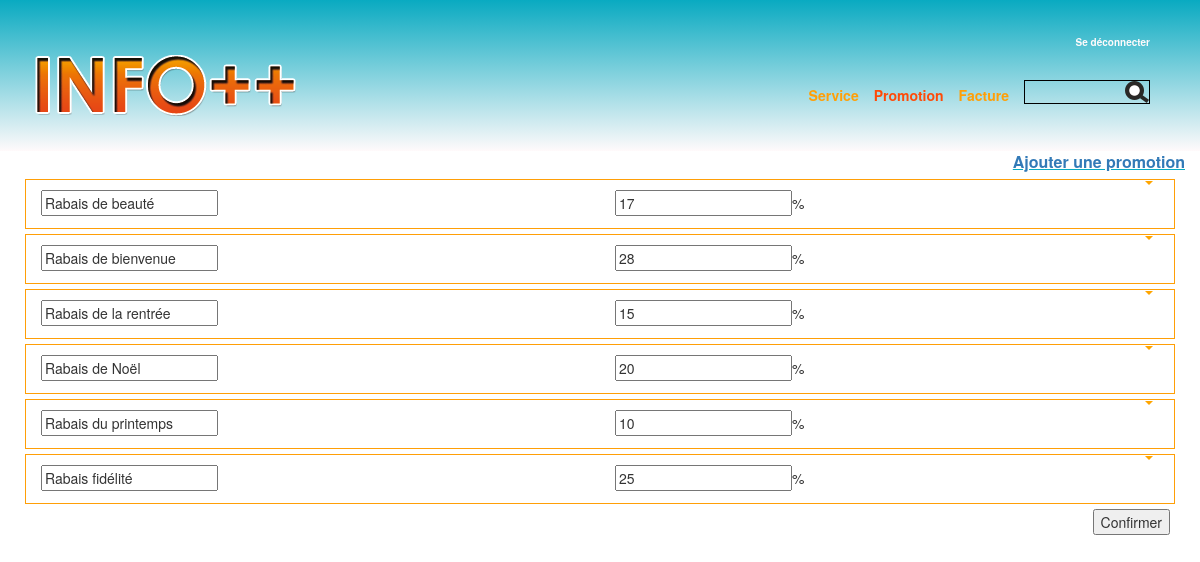
The page /PageAdmin/promotion.php on the database its author committed.
### tables this page shows
CREATE TABLE `promotion` (
  `pk_promotion` int(11) NOT NULL,
  `promotion_titre` varchar(75) DEFAULT NULL,
  `rabais` decimal(2,2) DEFAULT NULL
);

### MoteurBD/moteurBD.php (called while the page is built, shortened)
<?php
class moteurBD {
    function connection() {
        $server = "localhost";
        $username = "root";
        $password = "";
        $dbname = "labo";
        $con = new mysqli($server, $username, $password, $dbname);
        return $con;
    }
    function getPromotions(){
        $mysqli = $this->connection();
        $mysqli->set_charset("utf8");
        $results = $mysqli->query("SELECT * FROM promotion ORDER BY promotion_titre");
        $allrabais = array();
        while ($row = $results->fetch_assoc()) {
            $allrabais[] = array(
                'pk_promotion' => $row['pk_promotion'],
                'promotion_titre' => $row['promotion_titre'],
                'rabais' => $row['rabais']
            );
        }
        return $allrabais;
    }
}

### PageAdmin/promotion.php (the view, shortened to what this page needs)
<html>
    <head>
        <link rel="stylesheet" type="text/css" href="../css/reset.css"/>
        <link rel="stylesheet" href="../css/style.css">
        <link rel="stylesheet" href="https://maxcdn.bootstrapcdn.com/bootstrap/3.3.7/css/bootstrap.min.css">
    </head>
    <body>
        <?php
        include ('../PageInject/EnteteAdmin.php');
        include ('../MoteurBD/moteurBD.php');
        $moteur = new moteurBD();
        $promotions = $moteur->getPromotions();
        $maxPromotions = sizeof($promotions);
        ?>
        <?php
        echo "<div class='col-sm-12 col-md-12 col-lg-12 ajoutService'><a href='#' class='ajouter'>Ajouter une promotion</a></div>";
        echo "<form class='col-sm-12 col-md-12 col-lg-12 myForm' action='../Controleur/cPromotion.php' method='post' enctype='multipart/form-data'>";
        echo "<div class='formWrapper'>";
        for($i = 0; $i < $maxPromotions; $i++){
            $prixPercent = 100 * (float)$promotions[$i]['rabais'];
            echo "<div id='promotionCat'>
                <div class='divIDRabaisModal'>
                    <input type='text' name='idRabaisModal".$i."' id='idRabaisModal' value='".$promotions[$i]['pk_promotion']."' placeholder='idRabaisModal'>
                    <p>".$promotions[$i]['pk_promotion']."</p>
                </div>
                <div class='col-sm-6 col-md-6 col-lg-6 marginPromoTitre'>
                    <input type='text' value='".$promotions[$i]['promotion_titre']."' id='promoTitre".$promotions[$i]['pk_promotion']."' readonly='readonly' name='promoTitre".$i."' required/>
                </div>
                <div class='col-sm-4 col-md-4 col-lg-4 marginPromoPercent'>
                    <input type='text' value='".$prixPercent."' readonly='readonly' id='promoPercent".$promotions[$i]['pk_promotion']."' name='promoPercent".$i."' required/><span>%</span>
                </div>
                <div class='col-sm-2 col-md-2 col-lg-2'>
                    <div class='dropdown'>
                        <button class='btnDropdown' type='button' data-toggle='dropdown'>
                        <span class='caret'></span></button>
                        <ul class='dropdown-menu dropdown-menu-right'>
                          <li><a href='#' class='applyAll' >Appliquer à tous les services</a></li>
                          <li><a href='#' class='modifierRabais' >Modifier la promotion</a></li>
                          <li><a href='#' class='supprimerRabais'>Supprimer la promotion</a></li>
                        </ul>
                    </div>
                </div>
              </div>";
        }
        echo "</div>";
        echo "<div class='col-sm-12 col-md-12 col-lg-12 confirmPositioning'>
                    <input type='submit' id='confirmer' class='confirmer' value='Confirmer'>
              </div>";
        echo "</form>";
        ?>
    </body>
</html>

### css/style.css (style rules this page uses)
body { font-family: Century Gothic; }
form { display: inline-block; text-align: left; }
#produitCat, #promotionCat { border: 1px solid #FF9F07; overflow: auto; margin-left: 10px; margin-right: 10px; margin-top: 5px; margin-bottom: 5px; position: relative; }
#promotionCat { height:50px; overflow:visible; }
.marginPromoTitre { margin-top: 10px; }
.marginPromoPercent { margin-top: 10px; }
.confirmPositioning { text-align: right; }
.dropdown { text-align:right; }
.btnDropdown { background:none; border:none; font-size:1em; color:orange; }
.ajoutService { text-align: right; font-weight:bold; font-size: 16px; color:#09AAC1; text-decoration:underline; }

### rows shown on the page
promotion: promotion_titre "Rabais de beauté", rabais "17"
promotion: promotion_titre "Rabais de bienvenue", rabais "28"
promotion: promotion_titre "Rabais de la rentrée", rabais "15"
promotion: promotion_titre "Rabais de Noël", rabais "20"
promotion: promotion_titre "Rabais du printemps", rabais "10"
promotion: promotion_titre "Rabais fidélité", rabais "25"
